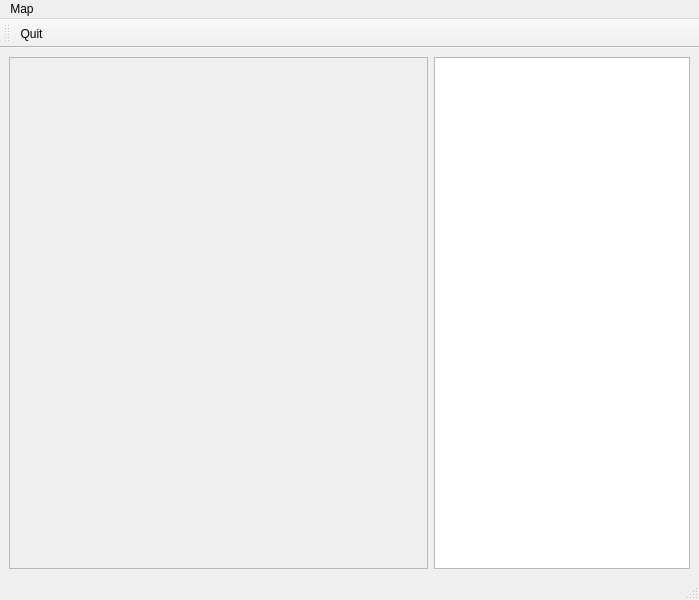
<?xml version="1.0" encoding="UTF-8"?>
<ui version="4.0">
 <class>MainWindow</class>
 <widget class="QMainWindow" name="MainWindow">
  <property name="geometry">
   <rect>
    <x>0</x>
    <y>0</y>
    <width>699</width>
    <height>600</height>
   </rect>
  </property>
  <property name="windowTitle">
   <string>MainWindow</string>
  </property>
  <widget class="QWidget" name="centralwidget">
   <layout class="QHBoxLayout" name="horizontalLayout">
    <item>
     <widget class="QScrollArea" name="scrollArea">
      <property name="widgetResizable">
       <bool>true</bool>
      </property>
      <widget class="QWidget" name="scrollAreaWidgetContents">
       <property name="geometry">
        <rect>
         <x>0</x>
         <y>0</y>
         <width>417</width>
         <height>504</height>
        </rect>
       </property>
      </widget>
     </widget>
    </item>
    <item>
     <widget class="QListWidget" name="pallete">
      <property name="sizePolicy">
       <sizepolicy hsizetype="Preferred" vsizetype="Expanding">
        <horstretch>0</horstretch>
        <verstretch>0</verstretch>
       </sizepolicy>
      </property>
     </widget>
    </item>
   </layout>
  </widget>
  <widget class="QMenuBar" name="menubar">
   <property name="geometry">
    <rect>
     <x>0</x>
     <y>0</y>
     <width>699</width>
     <height>22</height>
    </rect>
   </property>
   <widget class="QMenu" name="menuMap">
    <property name="title">
     <string>Map</string>
    </property>
    <addaction name="actionNew"/>
    <addaction name="actionQuit"/>
   </widget>
   <addaction name="menuMap"/>
  </widget>
  <widget class="QStatusBar" name="statusbar"/>
  <widget class="QToolBar" name="toolBar">
   <property name="windowTitle">
    <string>toolBar</string>
   </property>
   <attribute name="toolBarArea">
    <enum>TopToolBarArea</enum>
   </attribute>
   <attribute name="toolBarBreak">
    <bool>false</bool>
   </attribute>
   <addaction name="actionQuit"/>
  </widget>
  <action name="actionQuit">
   <property name="text">
    <string>Quit</string>
   </property>
  </action>
  <action name="actionNew">
   <property name="text">
    <string>New</string>
   </property>
  </action>
 </widget>
 <resources/>
 <connections>
  <connection>
   <sender>actionQuit</sender>
   <signal>triggered(bool)</signal>
   <receiver>MainWindow</receiver>
   <slot>close()</slot>
   <hints>
    <hint type="sourcelabel">
     <x>-1</x>
     <y>-1</y>
    </hint>
    <hint type="destinationlabel">
     <x>349</x>
     <y>299</y>
    </hint>
   </hints>
  </connection>
 </connections>
</ui>
